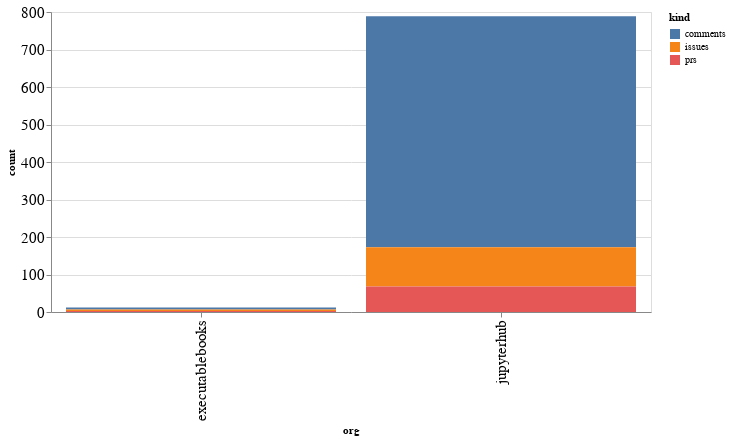

The code cell stored with this chart in its notebook:
### Code cell
alt.Chart(org_summaries, width=600).mark_bar().encode(
    x='org',
    y='count',
    color='kind',
    tooltip="org"
)

### Figure 1 — Vega-Lite specification as saved in the notebook (floating-point values rounded to 4 significant figures)
{"config": {"axisLeft": {"labelFontSize": 15}, "axisBottom": {"labelFontSize": 15}}, "data": {"name": "data-e1ddc38c91b950565d79f0d12c366fb9"}, "mark": "bar", "encoding": {"color": {"type": "nominal", "field": "kind"}, "tooltip": {"type": "nominal", "field": "org"}, "x": {"type": "nominal", "field": "org"}, "y": {"type": "quantitative", "field": "count"}}, "width": 600, "$schema": "https://vega.github.io/schema/vega-lite/v4.8.1.json", "datasets": {"data-e1ddc38c91b950565d79f0d12c366fb9": [{"org": "executablebooks", "kind": "comments", "count": 5}, {"org": "executablebooks", "kind": "issues", "count": 4}, {"org": "executablebooks", "kind": "prs", "count": 3}, {"org": "jupyterhub", "kind": "comments", "count": 616}, {"org": "jupyterhub", "kind": "issues", "count": 105}, {"org": "jupyterhub", "kind": "prs", "count": 68}]}}
